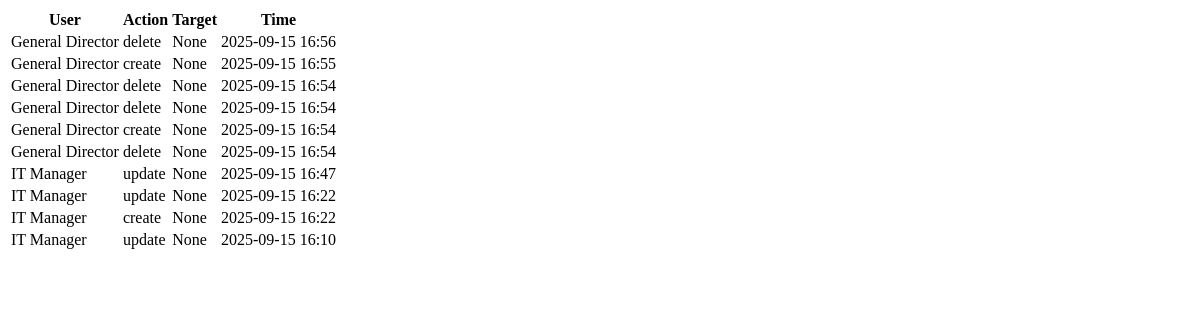
The page /dashboard/recent-activities (signed in) on the database as committed earlier.
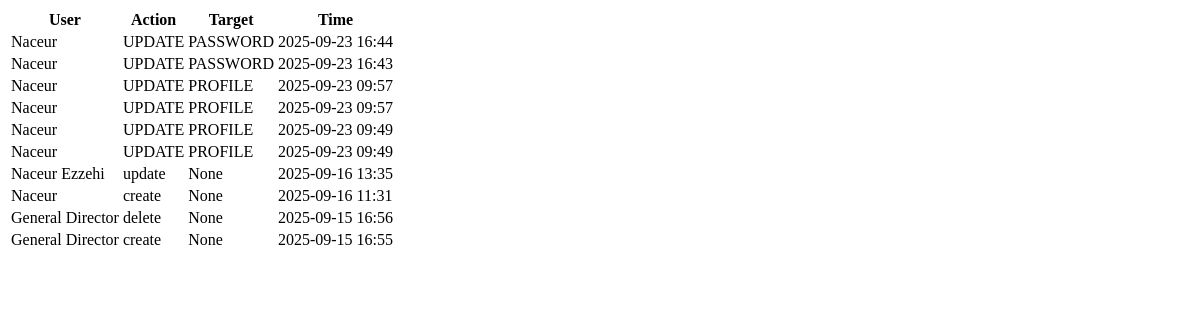
The same page on the database as committed later.
### core/models.py (models this page shows, shortened)
class ActivityLog(db.Model):
    __tablename__ = 'activity_log'
    id = db.Column(db.Integer, primary_key=True)
    user_id = db.Column(db.Integer, db.ForeignKey('users.id'))
    action = db.Column(db.String(100))
    target = db.Column(db.String(100))
    details = db.Column(db.Text, nullable=True)  # added to prevent keyword errors
    timestamp = db.Column(db.DateTime, default=datetime.utcnow)
    user = db.relationship('User', back_populates='activities')

class User(db.Model, UserMixin):
    __tablename__ = 'users'
    id = db.Column(db.Integer, primary_key=True)
    email = db.Column(db.String(120), unique=True, nullable=False, index=True)
    password_hash = db.Column(db.String(200), nullable=False)
    name = db.Column(db.String(100), nullable=False)
    role = db.Column(db.String(50), nullable=False)  # General Director, IT Manager, etc.
    avatar = db.Column(db.String(255), nullable=True)
    access_code = db.Column(db.String(20), unique=True, nullable=False)
    phone = db.Column(db.String(20), nullable=True)
    position = db.Column(db.String(100), nullable=True)
    created_at = db.Column(db.DateTime, default=datetime.utcnow)
    last_login = db.Column(db.DateTime)
    login_count = db.Column(db.Integer, default=0)
    is_active = db.Column(db.Boolean, default=True, nullable=False)
    documents = db.relationship('UserDocument', back_populates='user', cascade="all, delete-orphan")
    folders_created = db.relationship('Folder', back_populates='creator', cascade="all, delete-orphan")
    activities = db.relationship('ActivityLog', back_populates='user', cascade="all, delete-orphan")
    leave_requests = db.relationship('LeaveRequest', back_populates='requester', foreign_keys='LeaveRequest.user_id')
    approved_requests = db.relationship('LeaveRequest', back_populates='approver', foreign_keys='LeaveRequest.approver_id')
    @property
    def is_authenticated(self):
        return True

### modules/dashboard/routes.py (the view)
@dashboard_bp.route('/recent-activities')
@login_required
@permission_required(Permission.VIEW)
def recent_activities():
    activities = ActivityLog.query.order_by(ActivityLog.timestamp.desc()).limit(10).all()
    return render_template('dashboard/partials/recent_activities.html', activities=activities)

### app.py (called while the page is built)
@login_manager.user_loader
def load_user(user_id):
    from core.models import User
    return db.session.get(User, int(user_id))

@app.before_request
def make_session_permanent():
    session.permanent = True

### core/permissions.py (called while the page is built)
    @classmethod
    def check(cls, role, permission):
        return cls.ROLE_PERMISSIONS.get(role.lower(), 0) & permission == permission

### templates/dashboard/partials/recent_activities.html
<div class="recent-activities">
    <div class="table-responsive">
        <table class="table table-hover">
            <thead class="thead-light">
                <tr>
                    <th>User</th>
                    <th>Action</th>
                    <th>Target</th>
                    <th>Time</th>
                </tr>
            </thead>
            <tbody>
                {% for activity in activities %}
                <tr>
                    <td>{{ activity.user.name }}</td>
                    <td>{{ activity.action }}</td>
                    <td>{{ activity.target }}</td>
                    <td>{{ activity.timestamp.strftime('%Y-%m-%d %H:%M') }}</td>
                </tr>
                {% else %}
                <tr>
                    <td colspan="4" class="text-center">No recent activities</td>
                </tr>
                {% endfor %}
            </tbody>
        </table>
    </div>
</div>

Rows that differ between the two databases and show on the page:
no longer on this page (row unchanged): ActivityLog: user.name "General Director", action "delete", target "None", timestamp "2025-09-15 16:54"
no longer on this page (row unchanged): ActivityLog: user.name "General Director", action "delete", target "None", timestamp "2025-09-15 16:54"
no longer on this page (row unchanged): ActivityLog: user.name "General Director", action "create", target "None", timestamp "2025-09-15 16:54"
no longer on this page (row unchanged): ActivityLog: user.name "General Director", action "delete", target "None", timestamp "2025-09-15 16:54"
no longer on this page (row unchanged): ActivityLog: user.name "IT Manager", action "update", target "None", timestamp "2025-09-15 16:47"
no longer on this page (row unchanged): ActivityLog: user.name "IT Manager", action "update", target "None", timestamp "2025-09-15 16:22"
no longer on this page (row unchanged): ActivityLog: user.name "IT Manager", action "create", target "None", timestamp "2025-09-15 16:22"
no longer on this page (row unchanged): ActivityLog: user.name "IT Manager", action "update", target "None", timestamp "2025-09-15 16:10"
added ActivityLog: user.name "Naceur", action "UPDATE", target "PASSWORD", timestamp "2025-09-23 16:44"
added ActivityLog: user.name "Naceur", action "UPDATE", target "PASSWORD", timestamp "2025-09-23 16:43"
added ActivityLog: user.name "Naceur", action "UPDATE", target "PROFILE", timestamp "2025-09-23 09:57"
added ActivityLog: user.name "Naceur", action "UPDATE", target "PROFILE", timestamp "2025-09-23 09:57"
added ActivityLog: user.name "Naceur", action "UPDATE", target "PROFILE", timestamp "2025-09-23 09:49"
added ActivityLog: user.name "Naceur", action "UPDATE", target "PROFILE", timestamp "2025-09-23 09:49"
added ActivityLog: user.name "Naceur Ezzehi", action "update", target "None", timestamp "2025-09-16 13:35"
added ActivityLog: user.name "Naceur", action "create", target "None", timestamp "2025-09-16 11:31"
